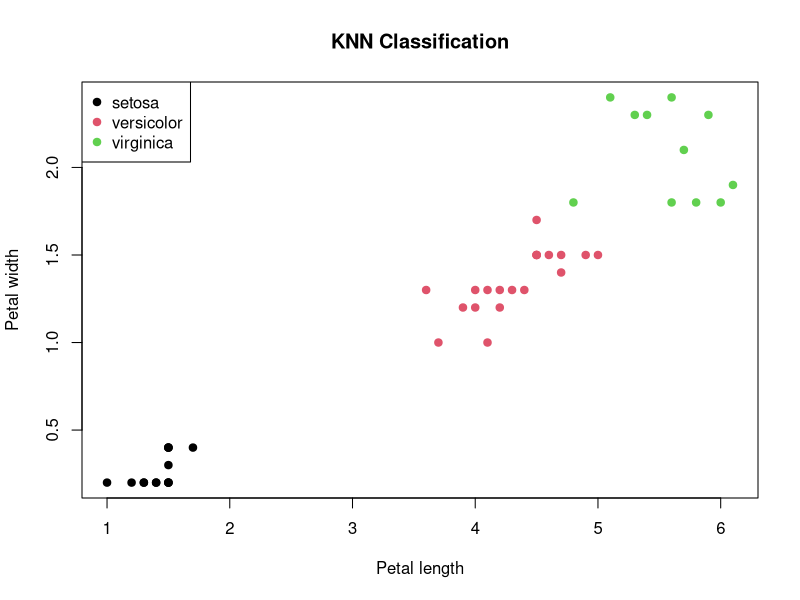

This chart was generated by the following R code:
# 1. Load packages and dataset
library(class)
library(caret)

data <- iris
head(data)

# 2. Split into 70% training and 30% testing
set.seed(23)

train_index <- sample(
  1:nrow(data),
  size = floor(0.70 * nrow(data))
)

train_data <- data[train_index, ]
test_data <- data[-train_index, ]

# 3. Predict test classes using the four measurement columns
predicted <- knn(
  train = train_data[, 1:4],
  test = test_data[, 1:4],
  cl = train_data$Species,
  k = 5
)

# 4. Confusion matrix
cm <- confusionMatrix(
  data = predicted,
  reference = test_data$Species
)

print(cm$table)

# 5. Accuracy and precision for each species
print(cm$overall["Accuracy"])
print(cm$byClass[, "Pos Pred Value"])

# 6. Create a new flower
new_flower <- data.frame(
  Sepal.Length = 5.1,
  Sepal.Width = 3.5,
  Petal.Length = 1.4,
  Petal.Width = 0.2
)

# 7. Predict the new flower's species
knn(
  train = train_data[, 1:4],
  test = new_flower,
  cl = train_data$Species,
  k = 5
)

# 8. Plot test flowers using predicted species colours
plot(test_data$Petal.Length, test_data$Petal.Width,
     col = as.integer(predicted),
     pch = 19,
     xlab = "Petal length",
     ylab = "Petal width",
     main = "KNN Classification")

legend("topleft",
       legend = levels(data$Species),
       col = 1:3,
       pch = 19)
